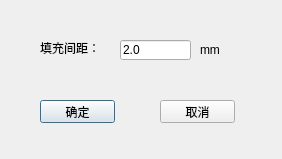
<?xml version="1.0" encoding="UTF-8"?>
<ui version="4.0">
 <class>ZigzagDialog</class>
 <widget class="QDialog" name="ZigzagDialog">
  <property name="geometry">
   <rect>
    <x>0</x>
    <y>0</y>
    <width>282</width>
    <height>159</height>
   </rect>
  </property>
  <property name="windowTitle">
   <string>Z字形路径填充参数</string>
  </property>
  <widget class="QLabel" name="label">
   <property name="geometry">
    <rect>
     <x>40</x>
     <y>40</y>
     <width>71</width>
     <height>16</height>
    </rect>
   </property>
   <property name="text">
    <string>填充间距：</string>
   </property>
  </widget>
  <widget class="QLineEdit" name="lineEdit">
   <property name="geometry">
    <rect>
     <x>120</x>
     <y>40</y>
     <width>71</width>
     <height>20</height>
    </rect>
   </property>
   <property name="text">
    <string>2.0</string>
   </property>
  </widget>
  <widget class="QPushButton" name="pushButton_ok">
   <property name="geometry">
    <rect>
     <x>40</x>
     <y>100</y>
     <width>75</width>
     <height>23</height>
    </rect>
   </property>
   <property name="text">
    <string>确定</string>
   </property>
  </widget>
  <widget class="QPushButton" name="pushButton_quit">
   <property name="geometry">
    <rect>
     <x>160</x>
     <y>100</y>
     <width>75</width>
     <height>23</height>
    </rect>
   </property>
   <property name="text">
    <string>取消</string>
   </property>
  </widget>
  <widget class="QLabel" name="label_2">
   <property name="geometry">
    <rect>
     <x>200</x>
     <y>40</y>
     <width>51</width>
     <height>20</height>
    </rect>
   </property>
   <property name="text">
    <string>mm</string>
   </property>
  </widget>
 </widget>
 <layoutdefault spacing="6" margin="11"/>
 <resources/>
 <connections>
  <connection>
   <sender>pushButton_quit</sender>
   <signal>clicked(bool)</signal>
   <receiver>ZigzagDialog</receiver>
   <slot>close()</slot>
   <hints>
    <hint type="sourcelabel">
     <x>197</x>
     <y>111</y>
    </hint>
    <hint type="destinationlabel">
     <x>140</x>
     <y>79</y>
    </hint>
   </hints>
  </connection>
  <connection>
   <sender>pushButton_ok</sender>
   <signal>clicked(bool)</signal>
   <receiver>ZigzagDialog</receiver>
   <slot>close()</slot>
   <hints>
    <hint type="sourcelabel">
     <x>77</x>
     <y>111</y>
    </hint>
    <hint type="destinationlabel">
     <x>140</x>
     <y>79</y>
    </hint>
   </hints>
  </connection>
 </connections>
</ui>
